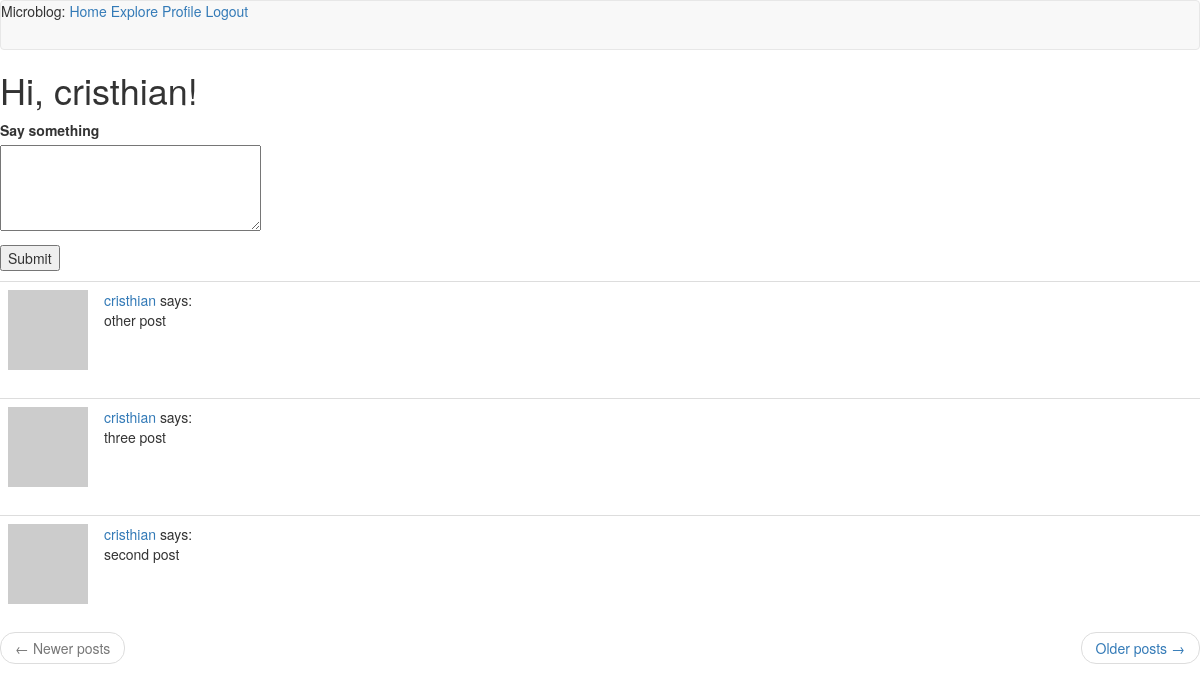
The app's page /index (signed in) with its own data.
### app/models.py (models this page shows, shortened)
class User(UserMixin, db.Model):
    id = db.Column(db.Integer, primary_key=True)
    username = db.Column(db.String(64), index=True, unique=True)
    email = db.Column(db.String(120), index=True, unique=True)
    password_hash = db.Column(db.String(128))
    posts = db.relationship('Post', backref='author', lazy='dynamic')
    about_me = db.Column(db.String(140))
    last_seen = db.Column(db.DateTime, default=datetime.utcnow)
    followed = db.relationship(
        'User', secondary=followers,
        primaryjoin=(followers.c.follower_id == id),
        secondaryjoin=(followers.c.followed_id == id),
        backref=db.backref('followers', lazy='dynamic'), lazy='dynamic')
    def avatar(self, size=80):
        return f'https://gravatar.com/avatar/asd?d=mp&s={size}'
    def followed_posts(self):
        followed = Post.query.join(
            followers, (followers.c.followed_id == Post.user_id)).filter(
                followers.c.follower_id == self.id)
        own = Post.query.filter_by(user_id=self.id)
        return followed.union(own).order_by(Post.timestamp.desc())

class Post(db.Model):
    id = db.Column(db.Integer, primary_key=True)
    body = db.Column(db.String(140))
    timestamp = db.Column(db.DateTime, index=True, default=datetime.utcnow) # Pass the function no result of it
    user_id = db.Column(db.Integer, db.ForeignKey('user.id'))

### app/routes.py (the view)
@app.route('/')
@app.route('/index', methods=["POST", "GET"])
@login_required
def index():
    form = PostForm()
    if form.validate_on_submit():
        post = Post(body=form.post.data, author=current_user)
        db.session.add(post)
        db.session.commit()
        flash('Your post is now live!')
        return redirect(url_for('index'))
    page = request.args.get('page', 1, type=int)
    posts = current_user.followed_posts().paginate(
        page, app.config['POSTS_PER_PAGE'], False)
    next_url = url_for('index', page=posts.next_num) \
        if posts.has_next else None
    prev_url = url_for('index', page=posts.prev_num) \
        if posts.has_prev else None
    return render_template(
        'index.html'
        ,title='Home Page'
        ,posts=posts.items
        ,form=form
        ,next_url=next_url
        ,prev_url=prev_url
        )

### app/forms.py
class PostForm(FlaskForm):
    post = TextAreaField('Say something', validators=[
        DataRequired(), Length(min=1, max=140)])
    submit = SubmitField('Submit')

### app/models.py (called while the page is built)
@login.user_loader
def load_user(id):
    return User.query.get(int(id))

### app/routes.py (called while the page is built)
@app.before_request
def before_request():
    if current_user.is_authenticated:
        current_user.last_seen = datetime.utcnow()
        db.session.commit()

### app/templates/index.html (shortened to what this page needs)
{% extends "base.html" %}
{% block content %}
    <h1>{{ _('Hi, %(username)s!', username=current_user.username) }}</h1>
    {% if form %}
        <form action="" method="post">
            <p>
                {{ form.post.label }}<br>
                {{ form.post(cols=32, rows=4) }}<br>
            </p>
            <p>{{ form.submit() }}</p>
        </form>
    {% endif %}
    {% for post in posts %}
        {% include '_post.html' %}
    {% endfor %}
    <nav aria-label="...">
        <ul class="pager">
            <li class="previous{% if not prev_url %} disabled{% endif %}">
                <a href="{{ prev_url or '#' }}">
                    <span aria-hidden="true">&larr;</span> {{_('Newer posts')}}
                </a>
            </li>
            <li class="next{% if not next_url %} disabled{% endif %}">
                <a href="{{ next_url or '#' }}">
                    {{_('Older posts')}} <span aria-hidden="true">&rarr;</span>
                </a>
            </li>
        </ul>
    </nav>
{% endblock %}

### app/templates/_post.html
<table class="table table-hover">
    <tr>
        <td width="70px">
            <a href="{{ url_for('userProfile', username=post.author.username) }}">
                <img src="{{ post.author.avatar(70) }}" />
            </a>
        </td>
        <td>
            <a href="{{ url_for('userProfile', username=post.author.username) }}">
                {{ post.author.username }}
            </a>
            says:
            <br>
            {{ post.body }}
        </td>
    </tr>
</table>

### records on screen
Post: author.username "cristhian", body "other post"
Post: author.username "cristhian", body "three post"
Post: author.username "cristhian", body "second post"
